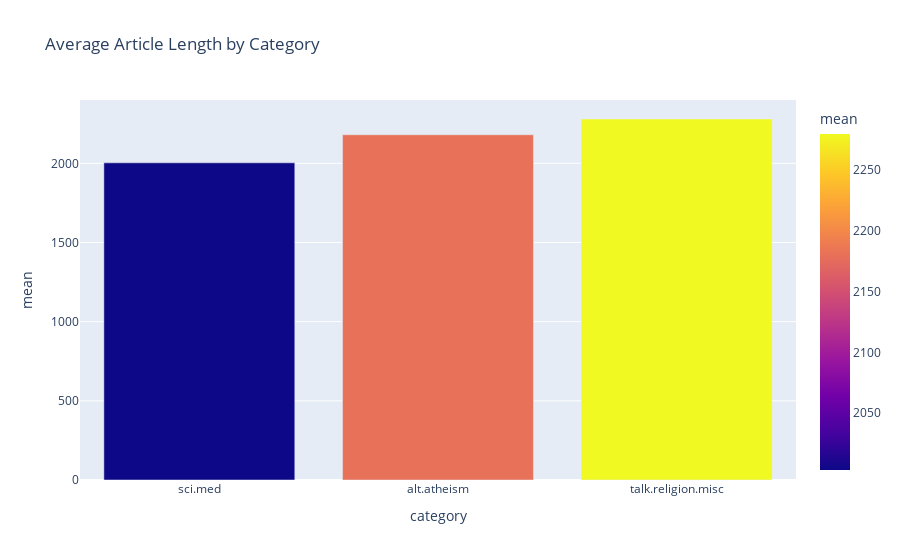

Notebook cell for this chart:
### Markdown cell above
It's obvious that the dataset is *balanced*

### Code cell
fig = px.bar(data_frame=categories_statistics_df.sort_values(by='mean'), x='category', y='mean',
            color='mean', title='Average Article Length by Category')
fig.show()

### Figure 1 — Plotly figure (JSON) as saved in the notebook; plotly's stock layout.template omitted (floating-point values rounded to 4 significant figures)
{"data": [{"alignmentgroup": "True", "hoverlabel": {"namelength": 0}, "hovertemplate": "category=%{x}<br>mean=%{marker.color}", "legendgroup": "", "marker": {"color": [2003.0, 2180.0, 2280.0], "coloraxis": "coloraxis"}, "name": "", "offsetgroup": "", "orientation": "v", "showlegend": false, "textposition": "auto", "type": "bar", "x": ["sci.med", "alt.atheism", "talk.religion.misc"], "xaxis": "x", "y": [2003.0, 2180.0, 2280.0], "yaxis": "y"}], "layout": {"autosize": true, "barmode": "relative", "coloraxis": {"colorbar": {"title": {"text": "mean"}}, "colorscale": [[0, "#0d0887"], [0.1111, "#46039f"], [0.2222, "#7201a8"], [0.3333, "#9c179e"], [0.4444, "#bd3786"], [0.5556, "#d8576b"], [0.6667, "#ed7953"], [0.7778, "#fb9f3a"], [0.8889, "#fdca26"], [1, "#f0f921"]]}, "legend": {"tracegroupgap": 0}, "title": {"text": "Average Article Length by Category"}, "xaxis": {"anchor": "y", "autorange": true, "domain": [0, 1], "range": [-0.5, 2.5], "title": {"text": "category"}, "type": "category"}, "yaxis": {"anchor": "x", "autorange": true, "domain": [0, 1], "range": [0, 2400.0], "title": {"text": "mean"}, "type": "linear"}}}
